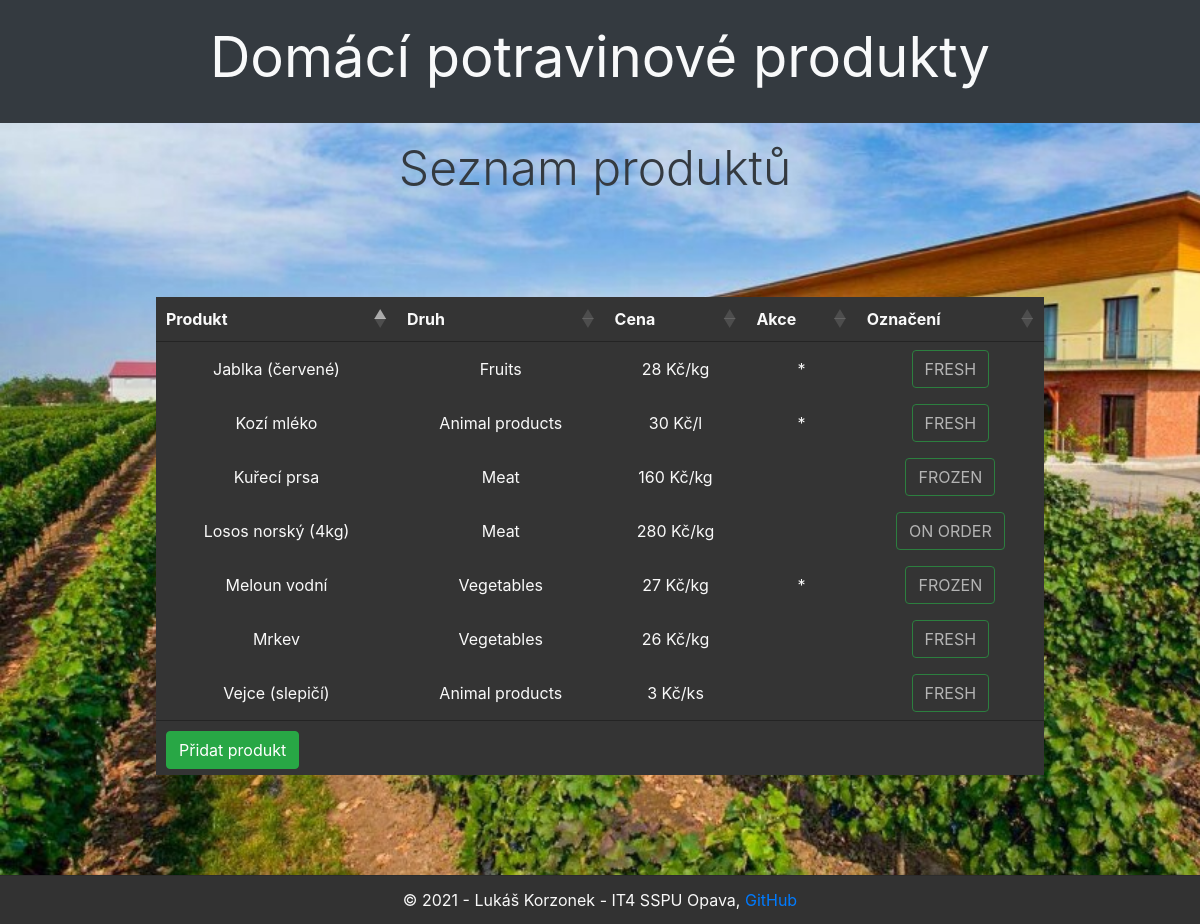
Screenshot of /products/list with the database file from the repository.
### products/models.py (models this page shows, shortened)
class Product(models.Model):
    name = models.CharField(max_length=100)
    measure = models.ForeignKey(Measure,on_delete=models.CASCADE)
    type = models.ForeignKey(Type,on_delete=models.CASCADE)
    price = models.PositiveIntegerField()
    mark = models.ForeignKey(Mark,on_delete=models.CASCADE)
    akce = models.BooleanField(default=False)
    description = models.TextField(null=True)
    img = models.ImageField(upload_to='products/%Y/%m/%d', blank=True, null=True, verbose_name='Image')
    class Meta:
        ordering = ["type", "name", "price", "akce"]

class Type(models.Model):
    type= models.CharField(unique=True, max_length=50, help_text='Enter a product type (e. g. fruits)')
    def __str__(self):
        return self.type

class Measure(models.Model):
    unit = models.CharField(unique=True, max_length=10, help_text='Enter a unit of measure (e. g. Kg)')
    def __str__(self):
        return self.unit

class Mark(models.Model):
    mark = models.CharField(unique=True, max_length=50, help_text='Enter a mark (e. g. fresh)')
    def __str__(self):
        return self.mark

### products/views.py (the view)
# urls.py: path('list', views.ProductList.as_view(), name='list'),
class ProductList(ListView):
    model = Product
    context_object_name = 'products'
    template_name = 'product_list.html'
    extra_context = {
        'title': 'Seznam produktů'
    }

### products/templates/product_list.html (shortened to what this page needs)
{% extends 'base.html' %}
{% load static %}
{% block css %}
<link rel="stylesheet" type="text/css" href="https://cdn.datatables.net/1.10.24/css/jquery.dataTables.css">
{% endblock %}
{% block content %}
<table class="tablecenter">
    <thead>
    <tr>
        <th>Produkt</th>
        <th>Druh</th>
        <th>Cena</th>
        <th>Akce</th>
        <th>Označení</th>
    </tr>
    </thead>
    <tbody>
    {% for p in products %}
    <tr>
        <td><a href="{% url 'detail' p.pk %}">{{ p.name }}</a></td>
        <td>{{ p.type }}</td>
        <td><span>{{ p.price }}</span> Kč/{{ p.measure }}</td>
        <td>{% if p.akce %}*{% endif %}</td>
        <td><button class="btn btn-success dark" disabled>{{ p.mark }}</button></td>
    </tr>
    {% endfor %}
    </tbody>
    <tfoot>
        <tr>
            <td colspan="5">
                <a class="btn btn-success" href="{% url 'product-create' %}">Přidat produkt</a>
            </td>
        </tr>
    </tfoot>
</table>
{% endblock %}

### products/templates/base.html (shortened to what this page needs)
<!doctype html>
<html lang="cs">
<head>
    <link rel="stylesheet" href="https://stackpath.bootstrapcdn.com/bootstrap/4.3.1/css/bootstrap.min.css"
>
    {% load static %}
    {% block css %}
    {% endblock %}
    <link rel="stylesheet" href="{% static 'css/style.css' %}">
</head>
<body>
<header class="text-center text-light jumbotron-fluid bg-dark p-4">
    <h1 class="display-4"><a href="{% url 'index' %}"><b>Domácí potravinové produkty</b></a></h1>
</header>
<main class="text-dark container">
    <h2 class="text-center display-4 mb-5 mt-3">{{ title }}</h2>
    {% block content %}
    {% endblock %}
</main>
<footer>
    <div class="card-footer text-center">
        {% block footer %}
        &copy; 2021 - Lukáš Korzonek - IT4 SSPU Opava, <a href="https://github.com/opkorny/django_ukol">GitHub</a>
        {% endblock %}
    </div>
</footer>
</body>
</html>

### products/static/css/style.css (style rules this page uses)
:root { --light: #f9f9f9; --dark: #343434; }
h1 a { color: inherit; text-decoration: inherit; }
body { min-height: 100vh; display: flex; flex-direction: column; background: url(background.jpg); background-position: left top; background-repeat: no-repeat; background-size: cover; }
footer { margin-top: auto; left: 0; bottom: 0; width: 100%; color: var(--light) !important; background-color: var(--dark) !important; }
table.dataTable thead .sorting:after, table.dataTable thead .sorting:before, table.dataTable thead .sorting_asc:after, table.dataTable thead .sorting_asc:before, table.dataTable thead .sorting_asc_disabled:after, table.dataTable thead .sorting_asc_disabled:before, table.dataTable thead .sorting_desc:after, table.dataTable thead .sorting_desc:before, table.dataTable thead .sorting_desc_disabled:after, table.dataTable thead .sorting_desc_disabled:before { bottom: .5em; }
table { background-color: var(--dark) !important; color: var(--light) !important; }
tbody * { background-color: var(--dark) !important; color: var(--light) !important; text-decoration: inherit; }
.dark { background-color: var(--dark) !important; color: var(--light) !important; }
.tablecenter { text-align: center; }
table { width: 80% !important; margin-left: auto!important; margin-right: auto!important; border-bottom: none !important; }
h2 { margin: 10px; margin-left: 0; margin-bottom: 20px; font-size: 3em !important; }

### rows the page displays
Product: name "Jablka (červené)", type "Fruits", price "28", measure "kg", mark "FRESH"
Product: name "Meloun vodní", type "Vegetables", price "27", measure "kg", mark "FROZEN"
Product: name "Mrkev", type "Vegetables", price "26", measure "kg", mark "FRESH"
Product: name "Kuřecí prsa", type "Meat", price "160", measure "kg", mark "FROZEN"
Product: name "Losos norský (4kg)", type "Meat", price "280", measure "kg", mark "ON ORDER"
Product: name "Kozí mléko", type "Animal products", price "30", measure "l", mark "FRESH"
Product: name "Vejce (slepičí)", type "Animal products", price "3", measure "ks", mark "FRESH"

### other values shown
{{ title }} "Seznam produktů"
